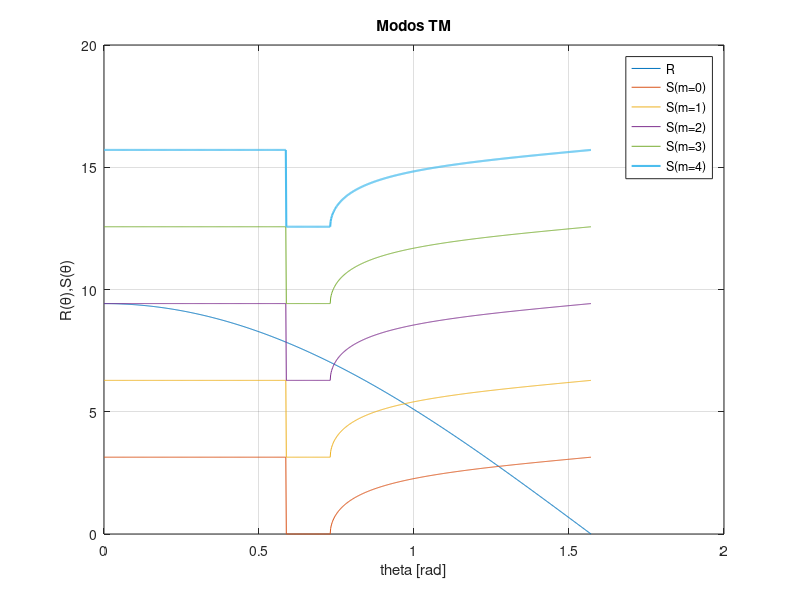

This figure's MATLAB source:
clc, close all, clear all

% Método de rayos
% modos TM

%Parámetros
%Todas las unidades en um
n1=1.5;  %core
n2=1;    %cladding
h=1;     %grosor del core
lambda=1; %longitud de onda
k0=2*pi/lambda;  %numero de onda

%Ecuación de dispersión
R=@(theta) h*k0*n1.*cos(theta);
S0=@(theta) 2.*atan(((n1^2)/(n2^2)).*(sqrt((n1^2)*((sin(theta)).^2)-(n2^2)))./(n1.*cos(theta)));
S1=@(theta) pi + 2.*atan(((n1^2)/(n2^2)).*(sqrt((n1^2)*((sin(theta)).^2)-(n2^2)))./(n1.*cos(theta)));
S2=@(theta) 2*pi + 2.*atan(((n1^2)/(n2^2)).*(sqrt((n1^2)*((sin(theta)).^2)-(n2^2)))./(n1.*cos(theta)));
S3=@(theta) 3*pi + 2.*atan(((n1^2)/(n2^2)).*(sqrt((n1^2)*((sin(theta)).^2)-(n2^2)))./(n1.*cos(theta)));
S4=@(theta) 4*pi + 2.*atan(((n1^2)/(n2^2)).*(sqrt((n1^2)*((sin(theta)).^2)-(n2^2)))./(n1.*cos(theta)));

%Plot
theta=linspace(0,pi/2,1000);
figure('Name','Modos TM'), plot(theta,R(theta),theta,S0(theta),theta,S1(theta), ...
    theta,S2(theta),theta,S3(theta),theta,S4(theta),'LineWidth',1.5), grid on
legend('R','S(m=0)','S(m=1)','S(m=2)','S(m=3)','S(m=4)','Location','best')
title('Modos TM')
xlabel('theta [rad]') 
ylabel('R(θ),S(θ)')
